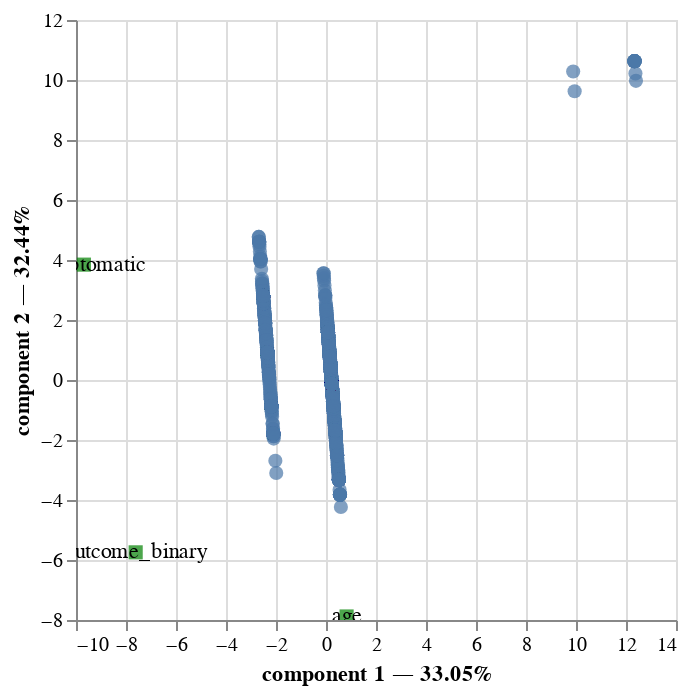

Source (notebook cell):
### Code cell
pca.plot(
    PCA_dataset,
    x_component=1,
    y_component=2,
    show_column_labels=True
)

### Figure 1 — Vega-Lite specification as saved in the notebook (floating-point values rounded to 4 significant figures; data arrays with more than 128 entries replaced by an {"elided": "..."} marker saying what was removed)
{"config": {"view": {"continuousWidth": 300, "continuousHeight": 300}}, "layer": [{"data": {"name": "data-dfc5e9364dfb24e2d1353d3f7d3d0bc3"}, "mark": {"type": "circle", "size": 50}, "encoding": {"tooltip": [{"field": "index", "type": "quantitative"}, {"field": "component 1", "type": "quantitative"}, {"field": "component 2", "type": "quantitative"}], "x": {"axis": {"title": "component 1 — 33.05%"}, "field": "component 1", "scale": {"zero": false}, "type": "quantitative"}, "y": {"axis": {"title": "component 2 — 32.44%"}, "field": "component 2", "scale": {"zero": false}, "type": "quantitative"}}, "name": "view_4"}, {"data": {"name": "data-7fcef7c07c7ee94094fefca5f8021e42"}, "mark": {"type": "square", "color": "green", "size": 50}, "encoding": {"tooltip": [{"field": "variable", "type": "nominal"}], "x": {"field": "component 1", "scale": {"zero": false}, "type": "quantitative"}, "y": {"field": "component 2", "scale": {"zero": false}, "type": "quantitative"}}}, {"data": {"name": "data-7fcef7c07c7ee94094fefca5f8021e42"}, "mark": {"type": "text"}, "encoding": {"text": {"field": "label", "type": "nominal"}, "tooltip": [{"field": "variable", "type": "nominal"}], "x": {"field": "component 1", "scale": {"zero": false}, "type": "quantitative"}, "y": {"field": "component 2", "scale": {"zero": false}, "type": "quantitative"}}}], "params": [{"name": "param_4", "select": {"type": "interval", "encodings": ["x", "y"]}, "bind": "scales", "views": ["view_4"]}], "$schema": "https://vega.github.io/schema/vega-lite/v5.17.0.json", "datasets": {"data-dfc5e9364dfb24e2d1353d3f7d3d0bc3": {"elided": "5000 records"}, "data-7fcef7c07c7ee94094fefca5f8021e42": [{"variable": "outcome_binary", "component 0": -8.322, "component 1": -7.613, "component 2": -5.745, "label": "outcome_binary"}, {"variable": "age", "component 0": 9.658, "component 1": 0.8243, "component 2": -7.882, "label": "age"}, {"variable": "asymptomatic", "component 0": 7.365, "component 1": -9.684, "component 2": 3.845, "label": "asymptomatic"}]}}
